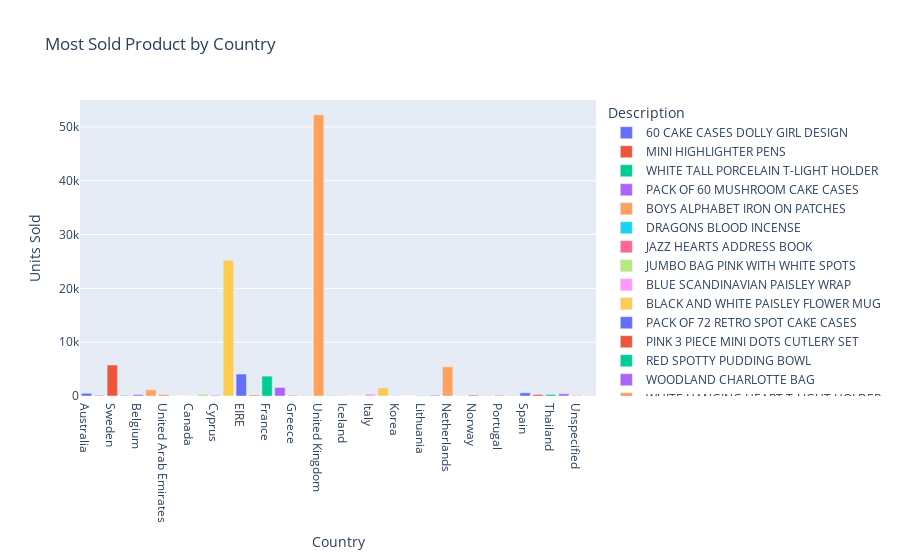

The notebook cell saved with this chart:
### Code cell
# -------------------------
# Most sold product by country
# -------------------------
country_top = (
    df_net.groupby(["Country", "Description"], as_index=False)["Quantity"]
    .sum()
    .sort_values(["Country", "Quantity"], ascending=[True, False])
)

country_top = country_top.loc[country_top.groupby("Country")["Quantity"].idxmax()]

fig2 = px.bar(
    country_top,
    x="Country",
    y="Quantity",
    color="Description",
    title="Most Sold Product by Country",
    labels={"Quantity": "Units Sold"},
)
fig2.show()

### Figure 1 — Plotly figure (JSON) as saved in the notebook; plotly's stock layout.template omitted (floating-point values rounded to 4 significant figures)
{"data": [{"alignmentgroup": "True", "hovertemplate": "Description=60 CAKE CASES DOLLY GIRL DESIGN<br>Country=%{x}<br>Units Sold=%{y}<extra></extra>", "legendgroup": "60 CAKE CASES DOLLY GIRL DESIGN", "marker": {"color": "#636efa", "pattern": {"shape": ""}}, "name": "60 CAKE CASES DOLLY GIRL DESIGN", "offsetgroup": "60 CAKE CASES DOLLY GIRL DESIGN", "orientation": "v", "showlegend": true, "textposition": "auto", "type": "bar", "x": ["Australia"], "xaxis": "x", "y": [504], "yaxis": "y"}, {"alignmentgroup": "True", "hovertemplate": "Description=MINI HIGHLIGHTER PENS<br>Country=%{x}<br>Units Sold=%{y}<extra></extra>", "legendgroup": "MINI HIGHLIGHTER PENS", "marker": {"color": "#EF553B", "pattern": {"shape": ""}}, "name": "MINI HIGHLIGHTER PENS", "offsetgroup": "MINI HIGHLIGHTER PENS", "orientation": "v", "showlegend": true, "textposition": "auto", "type": "bar", "x": ["Austria", "Sweden"], "xaxis": "x", "y": [120, 5760], "yaxis": "y"}, {"alignmentgroup": "True", "hovertemplate": "Description=WHITE TALL PORCELAIN T-LIGHT HOLDER<br>Country=%{x}<br>Units Sold=%{y}<extra></extra>", "legendgroup": "WHITE TALL PORCELAIN T-LIGHT HOLDER", "marker": {"color": "#00cc96", "pattern": {"shape": ""}}, "name": "WHITE TALL PORCELAIN T-LIGHT HOLDER", "offsetgroup": "WHITE TALL PORCELAIN T-LIGHT HOLDER", "orientation": "v", "showlegend": true, "textposition": "auto", "type": "bar", "x": ["Bahrain"], "xaxis": "x", "y": [102], "yaxis": "y"}, {"alignmentgroup": "True", "hovertemplate": "Description=PACK OF 60 MUSHROOM CAKE CASES<br>Country=%{x}<br>Units Sold=%{y}<extra></extra>", "legendgroup": "PACK OF 60 MUSHROOM CAKE CASES", "marker": {"color": "#ab63fa", "pattern": {"shape": ""}}, "name": "PACK OF 60 MUSHROOM CAKE CASES", "offsetgroup": "PACK OF 60 MUSHROOM CAKE CASES", "orientation": "v", "showlegend": true, "textposition": "auto", "type": "bar", "x": ["Belgium"], "xaxis": "x", "y": [264], "yaxis": "y"}, {"alignmentgroup": "True", "hovertemplate": "Description=BOYS ALPHABET IRON ON PATCHES<br>Country=%{x}<br>Units Sold=%{y}<extra></extra>", "legendgroup": "BOYS ALPHABET IRON ON PATCHES", "marker": {"color": "#FFA15A", "pattern": {"shape": ""}}, "name": "BOYS ALPHABET IRON ON PATCHES", "offsetgroup": "BOYS ALPHABET IRON ON PATCHES", "orientation": "v", "showlegend": true, "textposition": "auto", "type": "bar", "x": ["Bermuda", "United Arab Emirates"], "xaxis": "x", "y": [1152, 288], "yaxis": "y"}, {"alignmentgroup": "True", "hovertemplate": "Description=DRAGONS BLOOD INCENSE<br>Country=%{x}<br>Units Sold=%{y}<extra></extra>", "legendgroup": "DRAGONS BLOOD INCENSE", "marker": {"color": "#19d3f3", "pattern": {"shape": ""}}, "name": "DRAGONS BLOOD INCENSE", "offsetgroup": "DRAGONS BLOOD INCENSE", "orientation": "v", "showlegend": true, "textposition": "auto", "type": "bar", "x": ["Brazil"], "xaxis": "x", "y": [25], "yaxis": "y"}, {"alignmentgroup": "True", "hovertemplate": "Description=JAZZ HEARTS ADDRESS BOOK<br>Country=%{x}<br>Units Sold=%{y}<extra></extra>", "legendgroup": "JAZZ HEARTS ADDRESS BOOK", "marker": {"color": "#FF6692", "pattern": {"shape": ""}}, "name": "JAZZ HEARTS ADDRESS BOOK", "offsetgroup": "JAZZ HEARTS ADDRESS BOOK", "orientation": "v", "showlegend": true, "textposition": "auto", "type": "bar", "x": ["Canada"], "xaxis": "x", "y": [24], "yaxis": "y"}, {"alignmentgroup": "True", "hovertemplate": "Description=JUMBO BAG PINK WITH WHITE SPOTS<br>Country=%{x}<br>Units Sold=%{y}<extra></extra>", "legendgroup": "JUMBO BAG PINK WITH WHITE SPOTS", "marker": {"color": "#B6E880", "pattern": {"shape": ""}}, "name": "JUMBO BAG PINK WITH WHITE SPOTS", "offsetgroup": "JUMBO BAG PINK WITH WHITE SPOTS", "orientation": "v", "showlegend": true, "textposition": "auto", "type": "bar", "x": ["Channel Islands"], "xaxis": "x", "y": [330], "yaxis": "y"}, {"alignmentgroup": "True", "hovertemplate": "Description=BLUE SCANDINAVIAN PAISLEY WRAP<br>Country=%{x}<br>Units Sold=%{y}<extra></extra>", "legendgroup": "BLUE SCANDINAVIAN PAISLEY WRAP", "marker": {"color": "#FF97FF", "pattern": {"shape": ""}}, "name": "BLUE SCANDINAVIAN PAISLEY WRAP", "offsetgroup": "BLUE SCANDINAVIAN PAISLEY WRAP", "orientation": "v", "showlegend": true, "textposition": "auto", "type": "bar", "x": ["Cyprus"], "xaxis": "x", "y": [200], "yaxis": "y"}, {"alignmentgroup": "True", "hovertemplate": "Description=BLACK AND WHITE PAISLEY FLOWER MUG<br>Country=%{x}<br>Units Sold=%{y}<extra></extra>", "legendgroup": "BLACK AND WHITE PAISLEY FLOWER MUG", "marker": {"color": "#FECB52", "pattern": {"shape": ""}}, "name": "BLACK AND WHITE PAISLEY FLOWER MUG", "offsetgroup": "BLACK AND WHITE PAISLEY FLOWER MUG", "orientation": "v", "showlegend": true, "textposition": "auto", "type": "bar", "x": ["Denmark"], "xaxis": "x", "y": [25164], "yaxis": "y"}, {"alignmentgroup": "True", "hovertemplate": "Description=PACK OF 72 RETRO SPOT CAKE CASES<br>Country=%{x}<br>Units Sold=%{y}<extra></extra>", "legendgroup": "PACK OF 72 RETRO SPOT CAKE CASES", "marker": {"color": "#636efa", "pattern": {"shape": ""}}, "name": "PACK OF 72 RETRO SPOT CAKE CASES", "offsetgroup": "PACK OF 72 RETRO SPOT CAKE CASES", "orientation": "v", "showlegend": true, "textposition": "auto", "type": "bar", "x": ["EIRE"], "xaxis": "x", "y": [4080], "yaxis": "y"}, {"alignmentgroup": "True", "hovertemplate": "Description=PINK 3 PIECE MINI DOTS CUTLERY SET<br>Country=%{x}<br>Units Sold=%{y}<extra></extra>", "legendgroup": "PINK 3 PIECE MINI DOTS CUTLERY SET", "marker": {"color": "#EF553B", "pattern": {"shape": ""}}, "name": "PINK 3 PIECE MINI DOTS CUTLERY SET", "offsetgroup": "PINK 3 PIECE MINI DOTS CUTLERY SET", "orientation": "v", "showlegend": true, "textposition": "auto", "type": "bar", "x": ["Finland"], "xaxis": "x", "y": [162], "yaxis": "y"}, {"alignmentgroup": "True", "hovertemplate": "Description=RED SPOTTY PUDDING BOWL<br>Country=%{x}<br>Units Sold=%{y}<extra></extra>", "legendgroup": "RED SPOTTY PUDDING BOWL", "marker": {"color": "#00cc96", "pattern": {"shape": ""}}, "name": "RED SPOTTY PUDDING BOWL", "offsetgroup": "RED SPOTTY PUDDING BOWL", "orientation": "v", "showlegend": true, "textposition": "auto", "type": "bar", "x": ["France"], "xaxis": "x", "y": [3690], "yaxis": "y"}, {"alignmentgroup": "True", "hovertemplate": "Description=WOODLAND CHARLOTTE BAG<br>Country=%{x}<br>Units Sold=%{y}<extra></extra>", "legendgroup": "WOODLAND CHARLOTTE BAG", "marker": {"color": "#ab63fa", "pattern": {"shape": ""}}, "name": "WOODLAND CHARLOTTE BAG", "offsetgroup": "WOODLAND CHARLOTTE BAG", "orientation": "v", "showlegend": true, "textposition": "auto", "type": "bar", "x": ["Germany"], "xaxis": "x", "y": [1585], "yaxis": "y"}, {"alignmentgroup": "True", "hovertemplate": "Description=WHITE HANGING HEART T-LIGHT HOLDER<br>Country=%{x}<br>Units Sold=%{y}<extra></extra>", "legendgroup": "WHITE HANGING HEART T-LIGHT HOLDER", "marker": {"color": "#FFA15A", "pattern": {"shape": ""}}, "name": "WHITE HANGING HEART T-LIGHT HOLDER", "offsetgroup": "WHITE HANGING HEART T-LIGHT HOLDER", "orientation": "v", "showlegend": true, "textposition": "auto", "type": "bar", "x": ["Greece", "Singapore", "United Kingdom"], "xaxis": "x", "y": [160, 96, 52251], "yaxis": "y"}, {"alignmentgroup": "True", "hovertemplate": "Description=PLASTERS IN TIN SPACEBOY<br>Country=%{x}<br>Units Sold=%{y}<extra></extra>", "legendgroup": "PLASTERS IN TIN SPACEBOY", "marker": {"color": "#19d3f3", "pattern": {"shape": ""}}, "name": "PLASTERS IN TIN SPACEBOY", "offsetgroup": "PLASTERS IN TIN SPACEBOY", "orientation": "v", "showlegend": true, "textposition": "auto", "type": "bar", "x": ["Hong Kong"], "xaxis": "x", "y": [108], "yaxis": "y"}, {"alignmentgroup": "True", "hovertemplate": "Description=MINI PAINT SET VINTAGE <br>Country=%{x}<br>Units Sold=%{y}<extra></extra>", "legendgroup": "MINI PAINT SET VINTAGE ", "marker": {"color": "#FF6692", "pattern": {"shape": ""}}, "name": "MINI PAINT SET VINTAGE ", "offsetgroup": "MINI PAINT SET VINTAGE ", "orientation": "v", "showlegend": true, "textposition": "auto", "type": "bar", "x": ["Iceland"], "xaxis": "x", "y": [36], "yaxis": "y"}, {"alignmentgroup": "True", "hovertemplate": "Description=LOVEBIRD HANGING DECORATION WHITE <br>Country=%{x}<br>Units Sold=%{y}<extra></extra>", "legendgroup": "LOVEBIRD HANGING DECORATION WHITE ", "marker": {"color": "#B6E880", "pattern": {"shape": ""}}, "name": "LOVEBIRD HANGING DECORATION WHITE ", "offsetgroup": "LOVEBIRD HANGING DECORATION WHITE ", "orientation": "v", "showlegend": true, "textposition": "auto", "type": "bar", "x": ["Israel"], "xaxis": "x", "y": [36], "yaxis": "y"}, {"alignmentgroup": "True", "hovertemplate": "Description=INFLATABLE POLITICAL GLOBE <br>Country=%{x}<br>Units Sold=%{y}<extra></extra>", "legendgroup": "INFLATABLE POLITICAL GLOBE ", "marker": {"color": "#FF97FF", "pattern": {"shape": ""}}, "name": "INFLATABLE POLITICAL GLOBE ", "offsetgroup": "INFLATABLE POLITICAL GLOBE ", "orientation": "v", "showlegend": true, "textposition": "auto", "type": "bar", "x": ["Italy"], "xaxis": "x", "y": [360], "yaxis": "y"}, {"alignmentgroup": "True", "hovertemplate": "Description=ROUND SNACK BOXES SET OF 4 FRUITS <br>Country=%{x}<br>Units Sold=%{y}<extra></extra>", "legendgroup": "ROUND SNACK BOXES SET OF 4 FRUITS ", "marker": {"color": "#FECB52", "pattern": {"shape": ""}}, "name": "ROUND SNACK BOXES SET OF 4 FRUITS ", "offsetgroup": "ROUND SNACK BOXES SET OF 4 FRUITS ", "orientation": "v", "showlegend": true, "textposition": "auto", "type": "bar", "x": ["Japan"], "xaxis": "x", "y": [1488], "yaxis": "y"}, {"alignmentgroup": "True", "hovertemplate": "Description=CACTI T-LIGHT CANDLES<br>Country=%{x}<br>Units Sold=%{y}<extra></extra>", "legendgroup": "CACTI T-LIGHT CANDLES", "marker": {"color": "#636efa", "pattern": {"shape": ""}}, "name": "CACTI T-LIGHT CANDLES", "offsetgroup": "CACTI T-LIGHT CANDLES", "orientation": "v", "showlegend": true, "textposition": "auto", "type": "bar", "x": ["Korea"], "xaxis": "x", "y": [48], "yaxis": "y"}, {"alignmentgroup": "True", "hovertemplate": "Description=PLASTERS IN TIN SKULLS<br>Country=%{x}<br>Units Sold=%{y}<extra></extra>", "legendgroup": "PLASTERS IN TIN SKULLS", "marker": {"color": "#EF553B", "pattern": {"shape": ""}}, "name": "PLASTERS IN TIN SKULLS", "offsetgroup": "PLASTERS IN TIN SKULLS", "orientation": "v", "showlegend": true, "textposition": "auto", "type": "bar", "x": ["Lebanon"], "xaxis": "x", "y": [12], "yaxis": "y"}, {"alignmentgroup": "True", "hovertemplate": "Description=GOLD MUG BONE CHINA TREE OF LIFE<br>Country=%{x}<br>Units Sold=%{y}<extra></extra>", "legendgroup": "GOLD MUG BONE CHINA TREE OF LIFE", "marker": {"color": "#00cc96", "pattern": {"shape": ""}}, "name": "GOLD MUG BONE CHINA TREE OF LIFE", "offsetgroup": "GOLD MUG BONE CHINA TREE OF LIFE", "orientation": "v", "showlegend": true, "textposition": "auto", "type": "bar", "x": ["Lithuania"], "xaxis": "x", "y": [72], "yaxis": "y"}, {"alignmentgroup": "True", "hovertemplate": "Description=VICTORIAN SEWING KIT<br>Country=%{x}<br>Units Sold=%{y}<extra></extra>", "legendgroup": "VICTORIAN SEWING KIT", "marker": {"color": "#ab63fa", "pattern": {"shape": ""}}, "name": "VICTORIAN SEWING KIT", "offsetgroup": "VICTORIAN SEWING KIT", "orientation": "v", "showlegend": true, "textposition": "auto", "type": "bar", "x": ["Malta"], "xaxis": "x", "y": [144], "yaxis": "y"}, {"alignmentgroup": "True", "hovertemplate": "Description=FOLKART ZINC HEART CHRISTMAS DEC<br>Country=%{x}<br>Units Sold=%{y}<extra></extra>", "legendgroup": "FOLKART ZINC HEART CHRISTMAS DEC", "marker": {"color": "#FFA15A", "pattern": {"shape": ""}}, "name": "FOLKART ZINC HEART CHRISTMAS DEC", "offsetgroup": "FOLKART ZINC HEART CHRISTMAS DEC", "orientation": "v", "showlegend": true, "textposition": "auto", "type": "bar", "x": ["Netherlands"], "xaxis": "x", "y": [5425], "yaxis": "y"}, {"alignmentgroup": "True", "hovertemplate": "Description=EMPIRE GIFT WRAP<br>Country=%{x}<br>Units Sold=%{y}<extra></extra>", "legendgroup": "EMPIRE GIFT WRAP", "marker": {"color": "#19d3f3", "pattern": {"shape": ""}}, "name": "EMPIRE GIFT WRAP", "offsetgroup": "EMPIRE GIFT WRAP", "orientation": "v", "showlegend": true, "textposition": "auto", "type": "bar", "x": ["Nigeria"], "xaxis": "x", "y": [25], "yaxis": "y"}, {"alignmentgroup": "True", "hovertemplate": "Description=PINK HEART SHAPE EGG FRYING PAN<br>Country=%{x}<br>Units Sold=%{y}<extra></extra>", "legendgroup": "PINK HEART SHAPE EGG FRYING PAN", "marker": {"color": "#FF6692", "pattern": {"shape": ""}}, "name": "PINK HEART SHAPE EGG FRYING PAN", "offsetgroup": "PINK HEART SHAPE EGG FRYING PAN", "orientation": "v", "showlegend": true, "textposition": "auto", "type": "bar", "x": ["Norway"], "xaxis": "x", "y": [194], "yaxis": "y"}, {"alignmentgroup": "True", "hovertemplate": "Description=STRAWBERRY CERAMIC TRINKET BOX<br>Country=%{x}<br>Units Sold=%{y}<extra></extra>", "legendgroup": "STRAWBERRY CERAMIC TRINKET BOX", "marker": {"color": "#B6E880", "pattern": {"shape": ""}}, "name": "STRAWBERRY CERAMIC TRINKET BOX", "offsetgroup": "STRAWBERRY CERAMIC TRINKET BOX", "orientation": "v", "showlegend": true, "textposition": "auto", "type": "bar", "x": ["Poland"], "xaxis": "x", "y": [120], "yaxis": "y"}, {"alignmentgroup": "True", "hovertemplate": "Description=LUNCH BAG RED SPOTTY<br>Country=%{x}<br>Units Sold=%{y}<extra></extra>", "legendgroup": "LUNCH BAG RED SPOTTY", "marker": {"color": "#FF97FF", "pattern": {"shape": ""}}, "name": "LUNCH BAG RED SPOTTY", "offsetgroup": "LUNCH BAG RED SPOTTY", "orientation": "v", "showlegend": true, "textposition": "auto", "type": "bar", "x": ["Portugal"], "xaxis": "x", "y": [200], "yaxis": "y"}, {"alignmentgroup": "True", "hovertemplate": "Description=PINK  POLKADOT CUP<br>Country=%{x}<br>Units Sold=%{y}<extra></extra>", "legendgroup": "PINK  POLKADOT CUP", "marker": {"color": "#FECB52", "pattern": {"shape": ""}}, "name": "PINK  POLKADOT CUP", "offsetgroup": "PINK  POLKADOT CUP", "orientation": "v", "showlegend": true, "textposition": "auto", "type": "bar", "x": ["RSA"], "xaxis": "x", "y": [96], "yaxis": "y"}, {"alignmentgroup": "True", "hovertemplate": "Description=ASSORTED COLOUR BIRD ORNAMENT<br>Country=%{x}<br>Units Sold=%{y}<extra></extra>", "legendgroup": "ASSORTED COLOUR BIRD ORNAMENT", "marker": {"color": "#636efa", "pattern": {"shape": ""}}, "name": "ASSORTED COLOUR BIRD ORNAMENT", "offsetgroup": "ASSORTED COLOUR BIRD ORNAMENT", "orientation": "v", "showlegend": true, "textposition": "auto", "type": "bar", "x": ["Spain"], "xaxis": "x", "y": [592], "yaxis": "y"}, {"alignmentgroup": "True", "hovertemplate": "Description=GIRLS ALPHABET IRON ON PATCHES <br>Country=%{x}<br>Units Sold=%{y}<extra></extra>", "legendgroup": "GIRLS ALPHABET IRON ON PATCHES ", "marker": {"color": "#EF553B", "pattern": {"shape": ""}}, "name": "GIRLS ALPHABET IRON ON PATCHES ", "offsetgroup": "GIRLS ALPHABET IRON ON PATCHES ", "orientation": "v", "showlegend": true, "textposition": "auto", "type": "bar", "x": ["Switzerland"], "xaxis": "x", "y": [288], "yaxis": "y"}, {"alignmentgroup": "True", "hovertemplate": "Description=ENVELOPE 50 BLOSSOM IMAGES<br>Country=%{x}<br>Units Sold=%{y}<extra></extra>", "legendgroup": "ENVELOPE 50 BLOSSOM IMAGES", "marker": {"color": "#00cc96", "pattern": {"shape": ""}}, "name": "ENVELOPE 50 BLOSSOM IMAGES", "offsetgroup": "ENVELOPE 50 BLOSSOM IMAGES", "orientation": "v", "showlegend": true, "textposition": "auto", "type": "bar", "x": ["Thailand"], "xaxis": "x", "y": [288], "yaxis": "y"}, {"alignmentgroup": "True", "hovertemplate": "Description=TOAST ITS - I LOVE YOU <br>Country=%{x}<br>Units Sold=%{y}<extra></extra>", "legendgroup": "TOAST ITS - I LOVE YOU ", "marker": {"color": "#ab63fa", "pattern": {"shape": ""}}, "name": "TOAST ITS - I LOVE YOU ", "offsetgroup": "TOAST ITS - I LOVE YOU ", "orientation": "v", "showlegend": true, "textposition": "auto", "type": "bar", "x": ["USA"], "xaxis": "x", "y": [408], "yaxis": "y"}, {"alignmentgroup": "True", "hovertemplate": "Description=60 TEATIME FAIRY CAKE CASES<br>Country=%{x}<br>Units Sold=%{y}<extra></extra>", "legendgroup": "60 TEATIME FAIRY CAKE CASES", "marker": {"color": "#FFA15A", "pattern": {"shape": ""}}, "name": "60 TEATIME FAIRY CAKE CASES", "offsetgroup": "60 TEATIME FAIRY CAKE CASES", "orientation": "v", "showlegend": true, "textposition": "auto", "type": "bar", "x": ["Unspecified"], "xaxis": "x", "y": [120], "yaxis": "y"}, {"alignmentgroup": "True", "hovertemplate": "Description=BROCADE RING PURSE <br>Country=%{x}<br>Units Sold=%{y}<extra></extra>", "legendgroup": "BROCADE RING PURSE ", "marker": {"color": "#19d3f3", "pattern": {"shape": ""}}, "name": "BROCADE RING PURSE ", "offsetgroup": "BROCADE RING PURSE ", "orientation": "v", "showlegend": true, "textposition": "auto", "type": "bar", "x": ["West Indies"], "xaxis": "x", "y": [36], "yaxis": "y"}], "layout": {"barmode": "relative", "legend": {"title": {"text": "Description"}, "tracegroupgap": 0}, "title": {"text": "Most Sold Product by Country"}, "xaxis": {"anchor": "y", "domain": [0, 1], "title": {"text": "Country"}}, "yaxis": {"anchor": "x", "domain": [0, 1], "title": {"text": "Units Sold"}}}}
